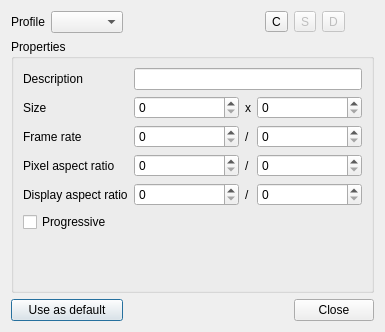
<ui version="4.0" >
 <class>ProfilesDialog_UI</class>
 <widget class="QDialog" name="ProfilesDialog_UI" >
  <property name="geometry" >
   <rect>
    <x>0</x>
    <y>0</y>
    <width>385</width>
    <height>332</height>
   </rect>
  </property>
  <property name="windowTitle" >
   <string>Profiles</string>
  </property>
  <layout class="QGridLayout" name="gridLayout_2" >
   <item row="0" column="0" >
    <widget class="QLabel" name="label" >
     <property name="text" >
      <string>Profile</string>
     </property>
    </widget>
   </item>
   <item row="0" column="1" >
    <widget class="KComboBox" name="profiles_list" />
   </item>
   <item row="0" column="2" >
    <spacer name="horizontalSpacer" >
     <property name="orientation" >
      <enum>Qt::Horizontal</enum>
     </property>
     <property name="sizeHint" stdset="0" >
      <size>
       <width>40</width>
       <height>20</height>
      </size>
     </property>
    </spacer>
   </item>
   <item row="1" column="0" colspan="7" >
    <widget class="QGroupBox" name="properties" >
     <property name="title" >
      <string>Properties</string>
     </property>
     <layout class="QGridLayout" name="gridLayout" >
      <item row="0" column="0" >
       <widget class="QLabel" name="label_2" >
        <property name="text" >
         <string>Description</string>
        </property>
       </widget>
      </item>
      <item row="0" column="1" colspan="3" >
       <widget class="KLineEdit" name="description" />
      </item>
      <item row="1" column="0" >
       <widget class="QLabel" name="label_5" >
        <property name="text" >
         <string>Size</string>
        </property>
       </widget>
      </item>
      <item row="1" column="1" >
       <widget class="KIntSpinBox" name="size_w" >
        <property name="maximum" >
         <number>10000</number>
        </property>
       </widget>
      </item>
      <item row="1" column="2" >
       <widget class="QLabel" name="label_6" >
        <property name="sizePolicy" >
         <sizepolicy vsizetype="Preferred" hsizetype="Maximum" >
          <horstretch>0</horstretch>
          <verstretch>0</verstretch>
         </sizepolicy>
        </property>
        <property name="text" >
         <string>x</string>
        </property>
       </widget>
      </item>
      <item row="1" column="3" >
       <widget class="KIntSpinBox" name="size_h" >
        <property name="maximum" >
         <number>10000</number>
        </property>
       </widget>
      </item>
      <item row="2" column="0" >
       <widget class="QLabel" name="label_3" >
        <property name="text" >
         <string>Frame rate</string>
        </property>
       </widget>
      </item>
      <item row="2" column="1" >
       <widget class="KIntSpinBox" name="frame_num" >
        <property name="maximum" >
         <number>30000</number>
        </property>
       </widget>
      </item>
      <item row="2" column="2" >
       <widget class="QLabel" name="label_4" >
        <property name="sizePolicy" >
         <sizepolicy vsizetype="Preferred" hsizetype="Maximum" >
          <horstretch>0</horstretch>
          <verstretch>0</verstretch>
         </sizepolicy>
        </property>
        <property name="text" >
         <string>/</string>
        </property>
       </widget>
      </item>
      <item row="2" column="3" >
       <widget class="KIntSpinBox" name="frame_den" >
        <property name="maximum" >
         <number>10000</number>
        </property>
       </widget>
      </item>
      <item row="3" column="0" >
       <widget class="QLabel" name="label_9" >
        <property name="text" >
         <string>Pixel aspect ratio</string>
        </property>
       </widget>
      </item>
      <item row="3" column="1" >
       <widget class="KIntSpinBox" name="aspect_num" />
      </item>
      <item row="3" column="2" >
       <widget class="QLabel" name="label_7" >
        <property name="sizePolicy" >
         <sizepolicy vsizetype="Preferred" hsizetype="Maximum" >
          <horstretch>0</horstretch>
          <verstretch>0</verstretch>
         </sizepolicy>
        </property>
        <property name="text" >
         <string>/</string>
        </property>
       </widget>
      </item>
      <item row="3" column="3" >
       <widget class="KIntSpinBox" name="aspect_den" />
      </item>
      <item row="4" column="0" >
       <widget class="QLabel" name="label_10" >
        <property name="text" >
         <string>Display aspect ratio</string>
        </property>
       </widget>
      </item>
      <item row="4" column="1" >
       <widget class="KIntSpinBox" name="display_num" >
        <property name="maximum" >
         <number>10000</number>
        </property>
       </widget>
      </item>
      <item row="4" column="2" >
       <widget class="QLabel" name="label_8" >
        <property name="sizePolicy" >
         <sizepolicy vsizetype="Preferred" hsizetype="Maximum" >
          <horstretch>0</horstretch>
          <verstretch>0</verstretch>
         </sizepolicy>
        </property>
        <property name="text" >
         <string>/</string>
        </property>
       </widget>
      </item>
      <item row="4" column="3" >
       <widget class="KIntSpinBox" name="display_den" >
        <property name="maximum" >
         <number>10000</number>
        </property>
       </widget>
      </item>
      <item row="5" column="0" colspan="4" >
       <widget class="QCheckBox" name="progressive" >
        <property name="text" >
         <string>Progressive</string>
        </property>
       </widget>
      </item>
      <item row="6" column="0" colspan="2" >
       <spacer name="verticalSpacer" >
        <property name="orientation" >
         <enum>Qt::Vertical</enum>
        </property>
        <property name="sizeHint" stdset="0" >
         <size>
          <width>105</width>
          <height>17</height>
         </size>
        </property>
       </spacer>
      </item>
     </layout>
    </widget>
   </item>
   <item row="2" column="0" colspan="2" >
    <widget class="KPushButton" name="button_default" >
     <property name="text" >
      <string>Use as default</string>
     </property>
    </widget>
   </item>
   <item row="2" column="2" >
    <spacer name="horizontalSpacer_2" >
     <property name="orientation" >
      <enum>Qt::Horizontal</enum>
     </property>
     <property name="sizeHint" stdset="0" >
      <size>
       <width>40</width>
       <height>20</height>
      </size>
     </property>
    </spacer>
   </item>
   <item row="2" column="4" colspan="3" >
    <widget class="QDialogButtonBox" name="buttonBox" >
     <property name="orientation" >
      <enum>Qt::Horizontal</enum>
     </property>
     <property name="standardButtons" >
      <set>QDialogButtonBox::Close</set>
     </property>
    </widget>
   </item>
   <item row="0" column="3" >
    <widget class="QToolButton" name="button_create" >
     <property name="text" >
      <string>C</string>
     </property>
    </widget>
   </item>
   <item row="0" column="4" >
    <widget class="QToolButton" name="button_save" >
     <property name="enabled" >
      <bool>false</bool>
     </property>
     <property name="text" >
      <string>S</string>
     </property>
    </widget>
   </item>
   <item row="0" column="5" >
    <widget class="QToolButton" name="button_delete" >
     <property name="enabled" >
      <bool>false</bool>
     </property>
     <property name="text" >
      <string>D</string>
     </property>
    </widget>
   </item>
  </layout>
 </widget>
 <customwidgets>
  <customwidget>
   <class>KComboBox</class>
   <extends>QComboBox</extends>
   <header>kcombobox.h</header>
  </customwidget>
  <customwidget>
   <class>KIntSpinBox</class>
   <extends>QSpinBox</extends>
   <header>knuminput.h</header>
  </customwidget>
  <customwidget>
   <class>KLineEdit</class>
   <extends>QLineEdit</extends>
   <header>klineedit.h</header>
  </customwidget>
  <customwidget>
   <class>KPushButton</class>
   <extends>QPushButton</extends>
   <header>kpushbutton.h</header>
  </customwidget>
 </customwidgets>
 <resources/>
 <connections>
  <connection>
   <sender>buttonBox</sender>
   <signal>accepted()</signal>
   <receiver>ProfilesDialog_UI</receiver>
   <slot>accept()</slot>
   <hints>
    <hint type="sourcelabel" >
     <x>248</x>
     <y>254</y>
    </hint>
    <hint type="destinationlabel" >
     <x>157</x>
     <y>274</y>
    </hint>
   </hints>
  </connection>
  <connection>
   <sender>buttonBox</sender>
   <signal>rejected()</signal>
   <receiver>ProfilesDialog_UI</receiver>
   <slot>reject()</slot>
   <hints>
    <hint type="sourcelabel" >
     <x>316</x>
     <y>260</y>
    </hint>
    <hint type="destinationlabel" >
     <x>286</x>
     <y>274</y>
    </hint>
   </hints>
  </connection>
 </connections>
</ui>
